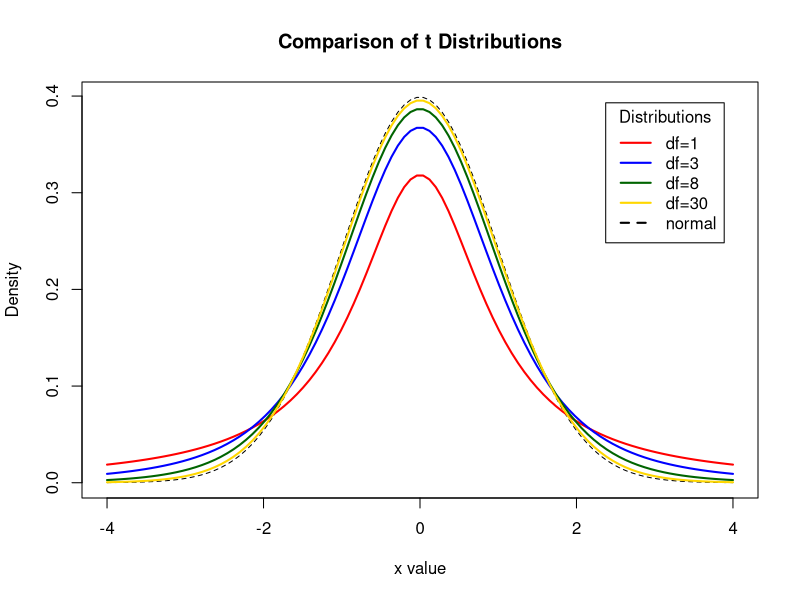
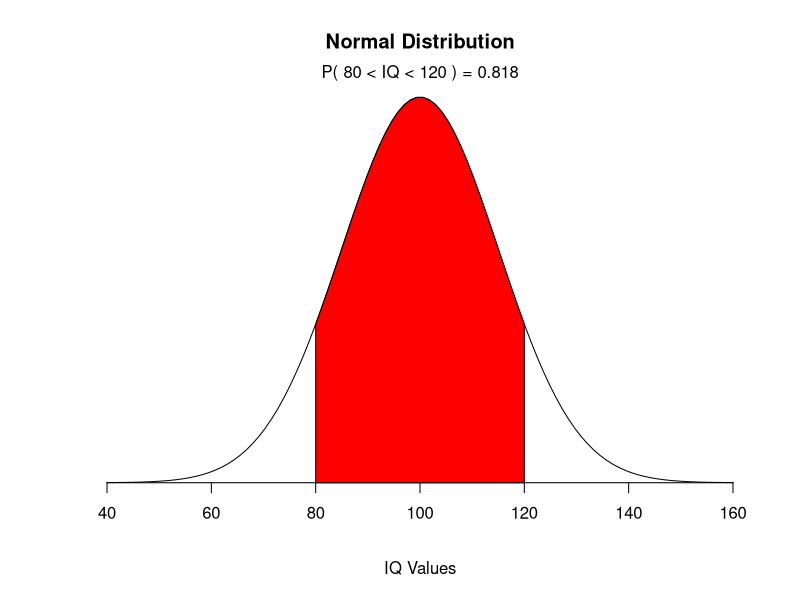
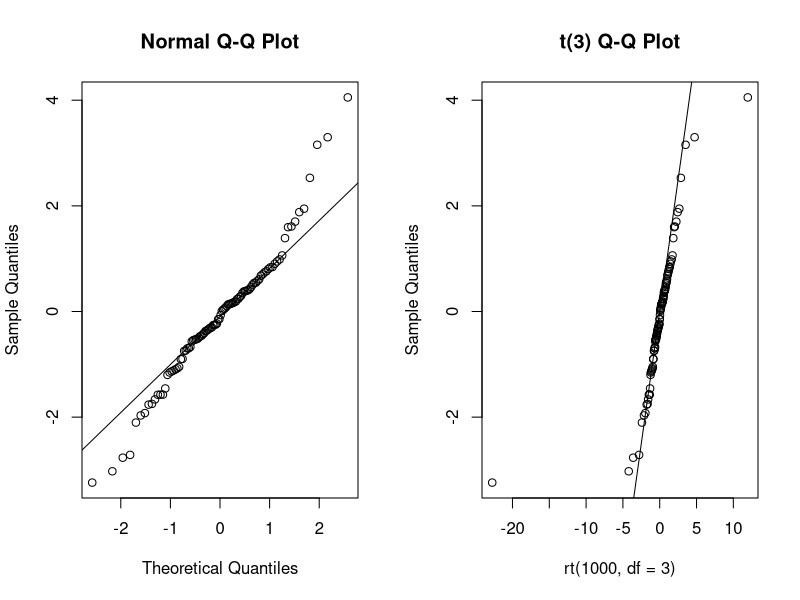

Recreate these plots in R, in order.
## ---- chunk 1
# Display the Student's t distributions with various
# degrees of freedom and compare to the normal distribution

x <- seq(-4, 4, length=100)
hx <- dnorm(x)

degf <- c(1, 3, 8, 30)
colors <- c("red", "blue", "darkgreen", "gold", "black")
labels <- c("df=1", "df=3", "df=8", "df=30", "normal")

plot(x, hx, type="l", lty=2, xlab="x value",
  ylab="Density", main="Comparison of t Distributions")

for (i in 1:4){
  lines(x, dt(x,degf[i]), lwd=2, col=colors[i])
}

legend("topright", inset=.05, title="Distributions",
  labels, lwd=2, lty=c(1, 1, 1, 1, 2), col=colors)
## ---- chunk 2
# Children's IQ scores are normally distributed with a
# mean of 100 and a standard deviation of 15. What
# proportion of children are expected to have an IQ between
# 80 and 120?

mean=100; sd=15
lb=80; ub=120

x <- seq(-4,4,length=100)*sd + mean
hx <- dnorm(x,mean,sd)

plot(x, hx, type="n", xlab="IQ Values", ylab="",
  main="Normal Distribution", axes=FALSE)

i <- x >= lb & x <= ub
lines(x, hx)
polygon(c(lb,x[i],ub), c(0,hx[i],0), col="red")

area <- pnorm(ub, mean, sd) - pnorm(lb, mean, sd)
result <- paste("P(",lb,"< IQ <",ub,") =",
   signif(area, digits=3))
mtext(result,3)
axis(1, at=seq(40, 160, 20), pos=0)
## ---- chunk 3
# Q-Q plots
par(mfrow=c(1,2))

# create sample data
x <- rt(100, df=3)

# normal fit
qqnorm(x); qqline(x)

# t(3Df) fit
qqplot(rt(1000,df=3), x, main="t(3) Q-Q Plot",
   ylab="Sample Quantiles")
abline(0,1)
## ---- chunk 4
# Estimate parameters assuming log-Normal distribution

# create some sample data
x <- rlnorm(100)

# estimate paramters
library(MASS)
fitdistr(x, "lognormal")
